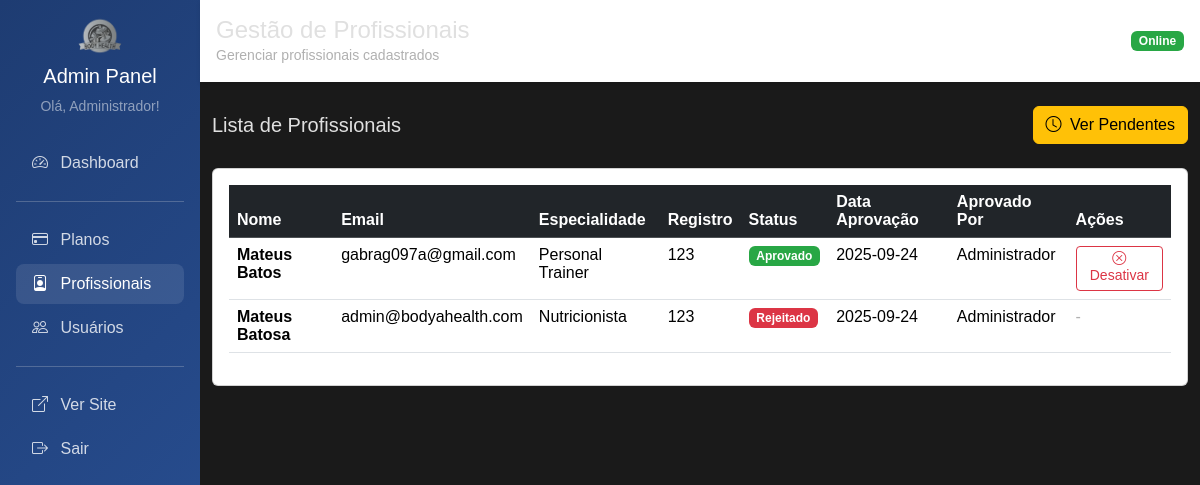
Screenshot of /admin/profissionais (signed in) with the database file from the repository.
### tables this page shows
CREATE TABLE usuario (
    id INTEGER PRIMARY KEY AUTOINCREMENT,
    nome TEXT NOT NULL,
    email TEXT UNIQUE NOT NULL,
    senha TEXT NOT NULL,
    perfil TEXT NOT NULL DEFAULT 'cliente',
    foto TEXT,
    token_redefinicao TEXT,
    data_token TIMESTAMP,
    data_cadastro TIMESTAMP DEFAULT CURRENT_TIMESTAMP
);

CREATE TABLE profissional (
    id INTEGER PRIMARY KEY,
    especialidade TEXT NOT NULL,
    registro_profissional TEXT,
    status TEXT DEFAULT 'pendente',
    data_solicitacao TIMESTAMP DEFAULT CURRENT_TIMESTAMP,
    data_aprovacao TIMESTAMP,
    aprovado_por INTEGER, cpf_cnpj TEXT, foto_registro TEXT,
    FOREIGN KEY (id) REFERENCES usuario(id),
    FOREIGN KEY (aprovado_por) REFERENCES usuario(id)
);

### main.py (the view)
@app.get("/admin/profissionais")
@requer_autenticacao(['admin'])
async def admin_profissionais_listar(request: Request, usuario_logado: dict = Depends(obter_usuario_logado)):
    profissionais = profissional_repo.obter_todos_com_status()
    return templates.TemplateResponse("admin/profissionais/listar.html", {
        "request": request,
        "usuario": usuario_logado,
        "profissionais": profissionais
    })

### templates/admin/profissionais/listar.html (shortened to what this page needs)
{% extends "admin/base_admin.html" %}
{% block titulo %}Gestão de Profissionais{% endblock %}
{% block subtitulo %}Gerenciar profissionais cadastrados{% endblock %}
{% block content %}
    <div class="d-flex justify-content-between align-items-center mb-4">
        <h5 class="mb-0">Lista de Profissionais</h5>
        <a href="/admin/profissionais/pendentes" class="btn btn-warning">
            <i class="bi bi-clock me-1"></i> Ver Pendentes
        </a>
    </div>
    <div class="card">
        <div class="card-body">
            {% if profissionais %}
                <div class="table-responsive">
                    <table class="table table-hover">
                        <thead class="table-dark">
                            <tr>
                                <th>Nome</th>
                                <th>Email</th>
                                <th>Especialidade</th>
                                <th>Registro</th>
                                <th>Status</th>
                                <th>Data Aprovação</th>
                                <th>Aprovado Por</th>
                                <th>Ações</th>
                            </tr>
                        </thead>
                        <tbody>
                            {% for prof in profissionais %}
                            <tr>
                                <td><strong>{{ prof.nome }}</strong></td>
                                <td>{{ prof.email }}</td>
                                <td>{{ prof.especialidade }}</td>
                                <td>
                                    {% if prof.registro_profissional %}
                                        {{ prof.registro_profissional }}
                                    {% else %}
                                        <span class="text-muted">-</span>
                                    {% endif %}
                                </td>
                                <td>
                                    {% if prof.status == 'aprovado' %}
                                        <span class="badge bg-success">Aprovado</span>
                                    {% elif prof.status == 'pendente' %}
                                        <span class="badge bg-warning">Pendente</span>
                                    {% elif prof.status == 'rejeitado' %}
                                        <span class="badge bg-danger">Rejeitado</span>
                                    {% else %}
                                        <span class="badge bg-secondary">Inativo</span>
                                    {% endif %}
                                </td>
                                <td>
                                    {% if prof.data_aprovacao %}
                                        {{ prof.data_aprovacao[:10] }}
                                    {% else %}
                                        <span class="text-muted">-</span>
                                    {% endif %}
                                </td>
                                <td>
                                    {% if prof.aprovado_por_nome %}
                                        {{ prof.aprovado_por_nome }}
                                    {% else %}
                                        <span class="text-muted">-</span>
                                    {% endif %}
                                </td>
                                <td>
                                    {% if prof.status == 'aprovado' %}
                                        <button type="button" class="btn btn-outline-danger btn-sm"
                                                onclick="confirmarDesativacao({{ prof.id }}, '{{ prof.nome }}')">
                                            <i class="bi bi-x-circle"></i> Desativar
                                        </button>
                                    {% else %}
                                        <span class="text-muted">-</span>
                                    {% endif %}
                                </td>
                            </tr>
                            {% endfor %}
                        </tbody>
                    </table>
                </div>
            {% else %}
                <div class="text-center py-5">
                    <i class="bi bi-person-badge text-muted" style="font-size: 4rem;"></i>
                    <h5 class="mt-3 text-muted">Nenhum profissional encontrado</h5>
                    <p class="text-muted">Aguarde cadastros de profissionais.</p>
                </div>
            {% endif %}
        </div>
    </div>
{% endblock %}

### templates/admin/base_admin.html (shortened to what this page needs)
<html lang="pt-BR">
<head>
    <link href="https://cdn.jsdelivr.net/npm/bootstrap@5.3.3/dist/css/bootstrap.min.css" rel="stylesheet">
    <link href="https://cdn.jsdelivr.net/npm/bootstrap-icons@1.10.5/font/bootstrap-icons.css" rel="stylesheet">
    <link rel="stylesheet" href="/static/css/styles.css">
</head>
<body>
    <div class="container-fluid p-0">
        <div class="row g-0">
            <div class="col-md-3 col-lg-2">
                <div class="admin-sidebar p-3">
                    <div class="text-center mb-4">
                        <img src="/static/img/logo.png" height="40" alt="Body Health">
                        <h5 class="text-white mt-2">Admin Panel</h5>
                        <small class="text-white-50">Olá, {{ usuario.nome }}!</small>
                    </div>
                    <nav class="nav flex-column">
                        <a class="nav-link {% if request.url.path == '/admin' %}active{% endif %}" href="/admin">
                            <i class="bi bi-speedometer2 me-2"></i> Dashboard
                        </a>
                        <hr class="bg-white-50">
                        <a class="nav-link {% if '/admin/planos' in request.url.path %}active{% endif %}" href="/admin/planos">
                            <i class="bi bi-credit-card me-2"></i> Planos
                        </a>
                        <a class="nav-link {% if '/admin/profissionais' in request.url.path %}active{% endif %}" href="/admin/profissionais">
                            <i class="bi bi-person-badge me-2"></i> Profissionais
                        </a>
                        <a class="nav-link {% if '/admin/usuarios' in request.url.path %}active{% endif %}" href="/admin/usuarios">
                            <i class="bi bi-people me-2"></i> Usuários
                        </a>
                        <hr class="bg-white-50">
                        <a class="nav-link" href="/" target="_blank">
                            <i class="bi bi-box-arrow-up-right me-2"></i> Ver Site
                        </a>
                        <a class="nav-link" href="/logout">
                            <i class="bi bi-box-arrow-right me-2"></i> Sair
                        </a>
                    </nav>
                </div>
            </div>
            <div class="col-md-9 col-lg-10">
                <div class="admin-header p-3 mb-4">
                    <div class="d-flex justify-content-between align-items-center">
                        <div>
                            <h4 class="mb-0">{% block titulo %}Painel Administrativo{% endblock %}</h4>
                            <small class="text-muted">{% block subtitulo %}Body Health Admin{% endblock %}</small>
                        </div>
                        <div>
                            <span class="badge bg-success">Online</span>
                        </div>
                    </div>
                </div>
                <div class="container-fluid">
                    {% block content %}{% endblock %}
                </div>
            </div>
        </div>
    </div>
</body>
</html>

### static/css/styles.css (style rules this page uses)
:root { --dark-bg: #1a1a1a; --dark-card-bg: #2b2b2b; --dark-text-color: #e0e0e0; --dark-muted-text: #b0b0b0; --dark-border-color: #444444; --dark-shadow-color: rgba(0, 0, 0, 0.5); --highlight-yellow: #ffc107; --highlight-green: #28a745; --highlight-red: #dc3545; --light-banner-bg-start: #ffffff; --light-banner-bg-end: #eaeaea; --light-banner-text: #000000; }
body { background-color: var(--dark-bg); color: var(--dark-text-color); font-family: Arial, sans-serif; padding-top: 0px; }
.text-muted { color: var(--dark-muted-text) !important; }
.badge.bg-success { background-color: var(--highlight-green) !important; }

### templates/admin/base_admin.html (style rules this page uses)
.admin-sidebar { min-height: 100vh; background: linear-gradient(135deg, #1e3c72 0%, #2a5298 100%); }
.admin-sidebar .nav-link { color: rgba(255, 255, 255, 0.8); border-radius: 8px; margin: 2px 0; }
.admin-sidebar .nav-link:hover, .admin-sidebar .nav-link.active { color: white; background-color: rgba(255, 255, 255, 0.1); }
.admin-header { background: white; box-shadow: 0 2px 4px rgba(0,0,0,0.1); }

### rows the page displays
usuario: nome "Administrador"
profissional: nome "Mateus Batos", email "gabrag097a@gmail.com", especialidade "Personal Trainer", registro_profissional "123", status "Aprovado", data_aprovacao "2025-09-24", aprovado_por_nome "Administrador"
profissional: nome "Mateus Batosa", email "admin@bodyahealth.com", especialidade "Nutricionista", registro_profissional "123", status "Rejeitado", data_aprovacao "2025-09-24", aprovado_por_nome "Administrador"
